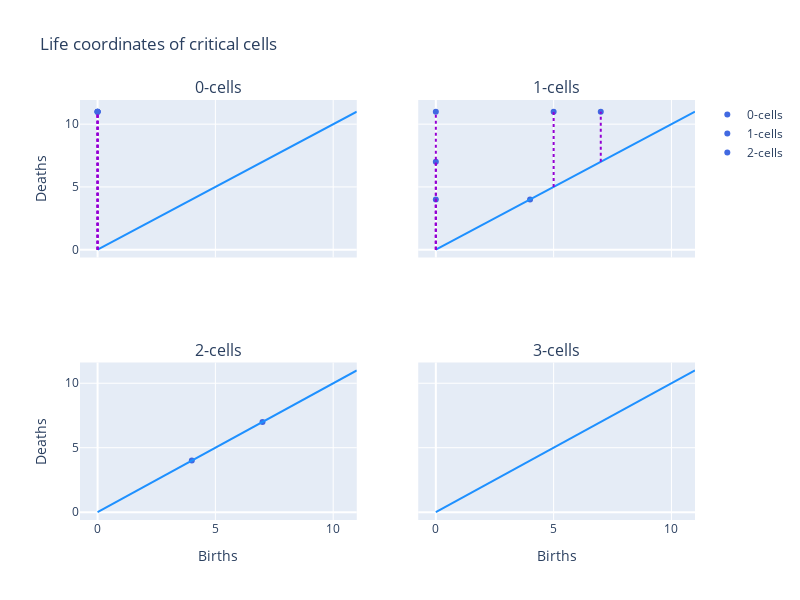

Notebook source saved alongside this figure:
### Code cell
plotly_persistence_diagram(p_tetra[1])

### Figure 1 — Plotly figure (JSON) as saved in the notebook; plotly's stock layout.template omitted (floating-point values rounded to 4 significant figures)
{"data": [{"marker": {"color": "royalblue"}, "mode": "markers", "name": "0-cells", "type": "scatter", "x": [0, 0, 0, 0], "xaxis": "x", "y": [11, 11, 11, 11], "yaxis": "y"}, {"line": {"color": "dodgerblue"}, "mode": "lines", "showlegend": false, "type": "scatter", "x": [0, 1, 2, 3, 4, 5, 6, 7, 8, 9, 10, 11], "xaxis": "x", "y": [0, 1, 2, 3, 4, 5, 6, 7, 8, 9, 10, 11], "yaxis": "y"}, {"line": {"color": "darkviolet", "dash": "dot"}, "mode": "lines", "showlegend": false, "type": "scatter", "x": [0, 0], "xaxis": "x", "y": [0, 11], "yaxis": "y"}, {"line": {"color": "darkviolet", "dash": "dot"}, "mode": "lines", "showlegend": false, "type": "scatter", "x": [0, 0], "xaxis": "x", "y": [0, 11], "yaxis": "y"}, {"line": {"color": "darkviolet", "dash": "dot"}, "mode": "lines", "showlegend": false, "type": "scatter", "x": [0, 0], "xaxis": "x", "y": [0, 11], "yaxis": "y"}, {"line": {"color": "darkviolet", "dash": "dot"}, "mode": "lines", "showlegend": false, "type": "scatter", "x": [0, 0], "xaxis": "x", "y": [0, 11], "yaxis": "y"}, {"marker": {"color": "royalblue"}, "mode": "markers", "name": "1-cells", "type": "scatter", "x": [0, 0, 0, 4, 5, 7], "xaxis": "x2", "y": [11, 4, 7, 4, 11, 11], "yaxis": "y2"}, {"line": {"color": "dodgerblue"}, "mode": "lines", "showlegend": false, "type": "scatter", "x": [0, 1, 2, 3, 4, 5, 6, 7, 8, 9, 10, 11], "xaxis": "x2", "y": [0, 1, 2, 3, 4, 5, 6, 7, 8, 9, 10, 11], "yaxis": "y2"}, {"line": {"color": "darkviolet", "dash": "dot"}, "mode": "lines", "showlegend": false, "type": "scatter", "x": [0, 0], "xaxis": "x2", "y": [0, 11], "yaxis": "y2"}, {"line": {"color": "darkviolet", "dash": "dot"}, "mode": "lines", "showlegend": false, "type": "scatter", "x": [0, 0], "xaxis": "x2", "y": [0, 4], "yaxis": "y2"}, {"line": {"color": "darkviolet", "dash": "dot"}, "mode": "lines", "showlegend": false, "type": "scatter", "x": [0, 0], "xaxis": "x2", "y": [0, 7], "yaxis": "y2"}, {"line": {"color": "darkviolet", "dash": "dot"}, "mode": "lines", "showlegend": false, "type": "scatter", "x": [4, 4], "xaxis": "x2", "y": [4, 4], "yaxis": "y2"}, {"line": {"color": "darkviolet", "dash": "dot"}, "mode": "lines", "showlegend": false, "type": "scatter", "x": [5, 5], "xaxis": "x2", "y": [5, 11], "yaxis": "y2"}, {"line": {"color": "darkviolet", "dash": "dot"}, "mode": "lines", "showlegend": false, "type": "scatter", "x": [7, 7], "xaxis": "x2", "y": [7, 11], "yaxis": "y2"}, {"marker": {"color": "royalblue"}, "mode": "markers", "name": "2-cells", "type": "scatter", "x": [4, 7], "xaxis": "x3", "y": [4, 7], "yaxis": "y3"}, {"line": {"color": "dodgerblue"}, "mode": "lines", "showlegend": false, "type": "scatter", "x": [0, 1, 2, 3, 4, 5, 6, 7, 8, 9, 10, 11], "xaxis": "x3", "y": [0, 1, 2, 3, 4, 5, 6, 7, 8, 9, 10, 11], "yaxis": "y3"}, {"line": {"color": "darkviolet", "dash": "dot"}, "mode": "lines", "showlegend": false, "type": "scatter", "x": [4, 4], "xaxis": "x3", "y": [4, 4], "yaxis": "y3"}, {"line": {"color": "darkviolet", "dash": "dot"}, "mode": "lines", "showlegend": false, "type": "scatter", "x": [7, 7], "xaxis": "x3", "y": [7, 7], "yaxis": "y3"}, {"marker": {"color": "royalblue"}, "mode": "markers", "name": "3-cells", "type": "scatter", "x": [], "xaxis": "x4", "y": [], "yaxis": "y4"}, {"line": {"color": "dodgerblue"}, "mode": "lines", "showlegend": false, "type": "scatter", "x": [0, 1, 2, 3, 4, 5, 6, 7, 8, 9, 10, 11], "xaxis": "x4", "y": [0, 1, 2, 3, 4, 5, 6, 7, 8, 9, 10, 11], "yaxis": "y4"}], "layout": {"annotations": [{"font": {"size": 16}, "showarrow": false, "text": "0-cells", "x": 0.225, "xanchor": "center", "xref": "paper", "y": 1, "yanchor": "bottom", "yref": "paper"}, {"font": {"size": 16}, "showarrow": false, "text": "1-cells", "x": 0.775, "xanchor": "center", "xref": "paper", "y": 1, "yanchor": "bottom", "yref": "paper"}, {"font": {"size": 16}, "showarrow": false, "text": "2-cells", "x": 0.225, "xanchor": "center", "xref": "paper", "y": 0.375, "yanchor": "bottom", "yref": "paper"}, {"font": {"size": 16}, "showarrow": false, "text": "3-cells", "x": 0.775, "xanchor": "center", "xref": "paper", "y": 0.375, "yanchor": "bottom", "yref": "paper"}], "height": 600, "title": {"text": "Life coordinates of critical cells"}, "width": 800, "xaxis": {"anchor": "y", "domain": [0, 0.45], "matches": "x3", "showticklabels": false}, "xaxis2": {"anchor": "y2", "domain": [0.55, 1], "matches": "x4", "showticklabels": false}, "xaxis3": {"anchor": "y3", "domain": [0, 0.45], "title": {"text": "Births"}}, "xaxis4": {"anchor": "y4", "domain": [0.55, 1], "title": {"text": "Births"}}, "yaxis": {"anchor": "x", "domain": [0.625, 1], "title": {"text": "Deaths"}}, "yaxis2": {"anchor": "x2", "domain": [0.625, 1], "matches": "y", "showticklabels": false}, "yaxis3": {"anchor": "x3", "domain": [0, 0.375], "title": {"text": "Deaths"}}, "yaxis4": {"anchor": "x4", "domain": [0, 0.375], "matches": "y3", "showticklabels": false}}}
